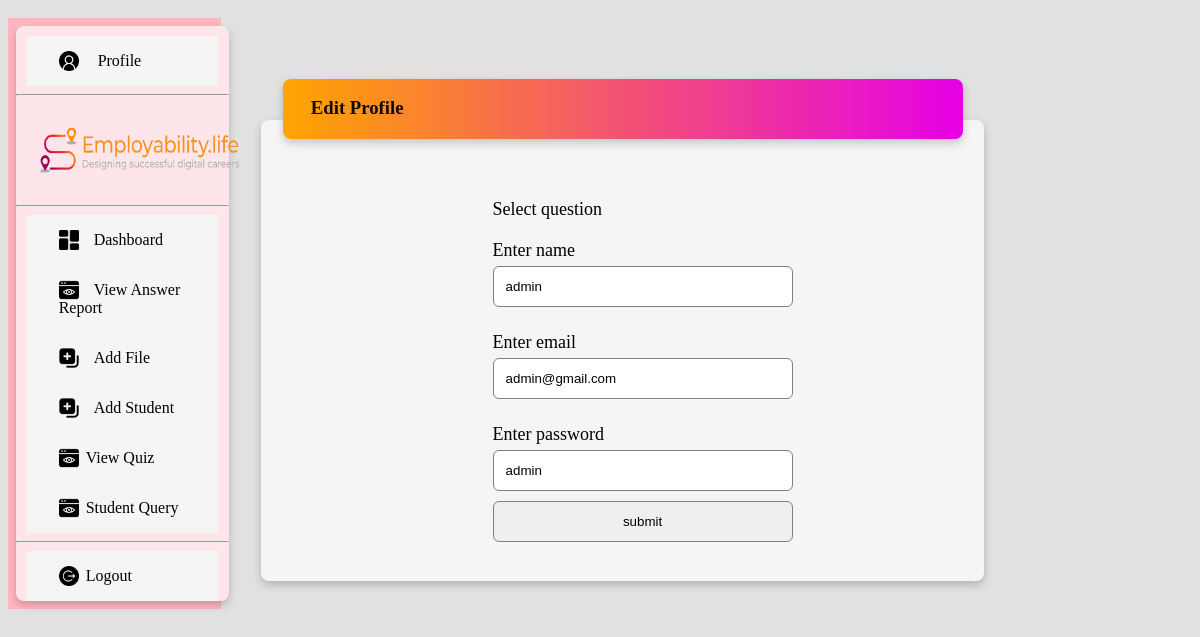
Screenshot of /adminprofile/ (signed in) with the database file from the repository.
### quiz/models.py (models this page shows, shortened)
class AdminForm(models.Model):
    name = models.CharField(max_length=100)
    email = models.EmailField()
    password = models.CharField(max_length=20)

### quiz/views.py (the view, shortened to what this page needs)
# urls.py: path('adminprofile/', profile, name='adprofile'),
def profile(request):
    if 'email' in request.session:
        n = AdminForm.objects.get(email=request.session['email'])
        return render(request, 'adminprofile.html', {'n': n})
    return redirect('sign1')

### quiz/templates/adminprofile.html (shortened to what this page needs)
{% extends 'admin_base.html' %}
{% load static %}
{% block content %}
<div class="viewtabledrd">
    <div class="viewtabledrd">
        <div class="card createtest">
            <div class="card questionadd">
                <h3 class="questionaddtitle" style="font-weight: bold;">&nbsp &nbsp &nbsp Edit Profile</h3>
            </div>
            <div class="questionaddform">
                <form method="post">
                    <label>Select question</label>
                    <label>Enter name</label>
                    <input type="text" placeholder="Enter name" class="questiontitle" id="questiontitle" name="name"
                        value="{{n.name}}" required>
                    <label>Enter email</label>
                    <input type="email" placeholder="Enter email" class="questiontitle" id="questiontitle" name="email"
                        value="{{n.email}}" required>
                    <label>Enter password</label>
                    <input type="text" placeholder="Enter password" class="questiontitle" id="questiontitle"
                        name="passowrd" value="{{n.password}}" required>
                    <br>
                    <input type="submit" value="submit" />
                </form>
            </div>
        </div>
    </div>
    {% endblock %}

### quiz/static/css/demo.css (style rules this page uses)
* { box-sizing: border-box; }
body { background-color: #d1cece9c; }
.card { background-color: whitesmoke; box-shadow: 0 4px 8px 0 rgba(0, 0, 0, 0.2); transition: 0.3s; border-radius: 8px; }
.viewtabledrd { position: relative; float: left; padding: 20px; width: 82%; }
form { width: 300px; margin-left: 32%; margin-top: 4rem; }
form label { display: flex; margin-top: 20px; font-size: 18px; }
form input { width: 100%; margin: 5px 0 5px 0; padding: 12px; border: none; border: 1px solid gray; border-radius: 6px; outline: none; }
.createtest { margin-top: 10%; }
.createtest { position: relative; }
.questionadd { position: absolute; left: 3%; bottom: 96%; height: 60px; width: 94%; background: linear-gradient(90deg, rgba(255, 165, 0, 1) 0%, rgb(230, 0, 230) 100%); color: rgba(0, 0, 0, 0.934); }
.questionaddform { padding-top: 2%; }

### rows the page displays
AdminForm: name "admin", email "admin@gmail.com", passowrd "admin"
